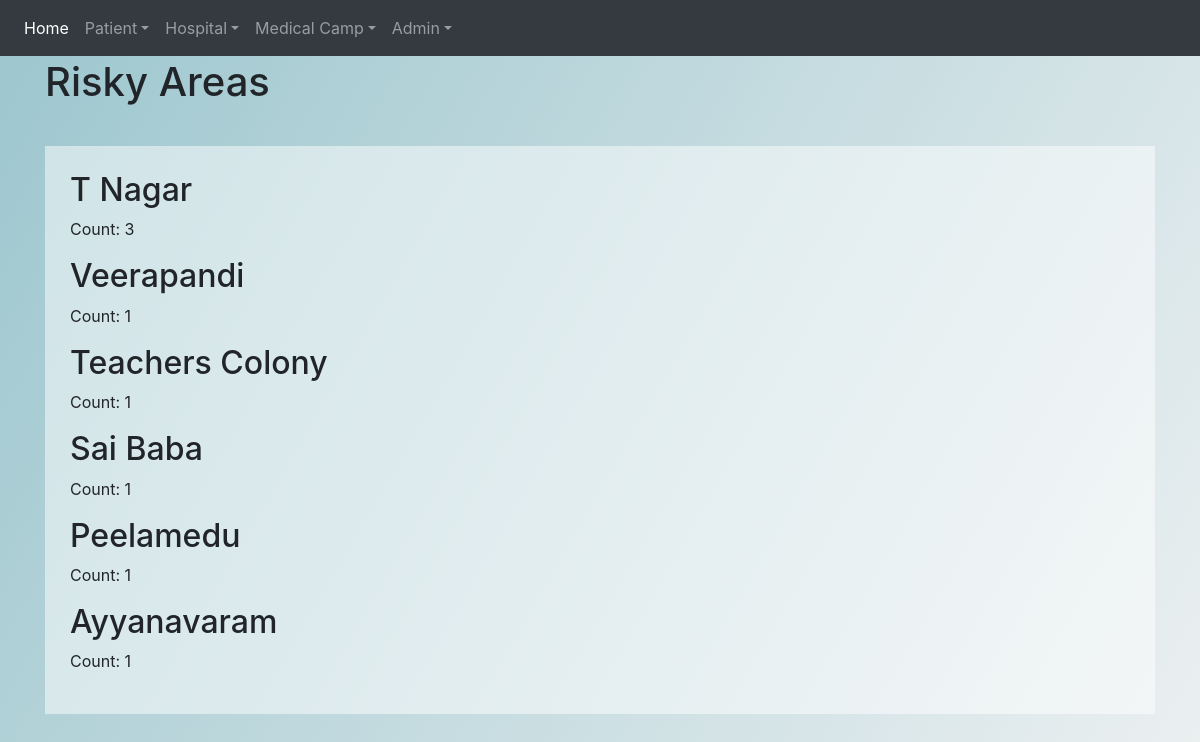
Screenshot of /patients/risky-areas/ with the database file from the repository.
### patients/models.py (models this page shows)
class People(models.Model):
    pid = models.IntegerField(default = 0, primary_key = True)
    pname = models.CharField(max_length=200)
    gender = models.ForeignKey(Gender1, on_delete=models.CASCADE)
    dob = models.DateField('date of Birth')
    phno = models.IntegerField(default = 0)
    doorno = models.IntegerField(default=0)
    street = models.CharField(max_length=200)
    area = models.CharField(max_length=200)
    city = models.CharField(max_length=200)
    previous_health_issue = models.CharField(max_length=200)
    hid = models.ForeignKey(Hospital, on_delete = models.CASCADE)

### patients/views.py (the view)
# urls.py: path('patients/risky-areas/', patient_views.risky_areas, name='risky_areas'),
def risky_areas(request):
    cursor = connection.cursor()
    cursor.execute("SELECT area,count(*) as c from patients_people  GROUP BY area ORDER BY count(*) desc;")
    risk = cursor.fetchall()
    return render(request, 'patients/risky_areas.html', {'risk':risk})

### patients/templates/patients/risky_areas.html
{%extends 'patients/base_layout.html'%}
{% block content %}
        <h1>Risky Areas</h1>
        <div class = "task">
            {% for p in risk %}
                <div class = "Patient">
                    <h2>{{p.0}}</h2>
                    <p>Count: {{p.1}}</p>
                </div>
            {% endfor %}
        </div>
{% endblock %}

### patients/templates/patients/base_layout.html (style rules this page uses)
body { background-image:linear-gradient(120deg,#9cc6ce ,#ECF0F1 ); min-height:100vh; }
.task { width:100%; background:rgba(255,255,255,0.5); padding:25px; margin :40px 0px; }

### rows the page displays
People: area "T Nagar", p "3"
People: area "Veerapandi", pid "1"
People: area "Teachers Colony", p "1"
People: area "Sai Baba", p "1"
People: area "Peelamedu", p "1"
People: area "Ayyanavaram", p "1"
